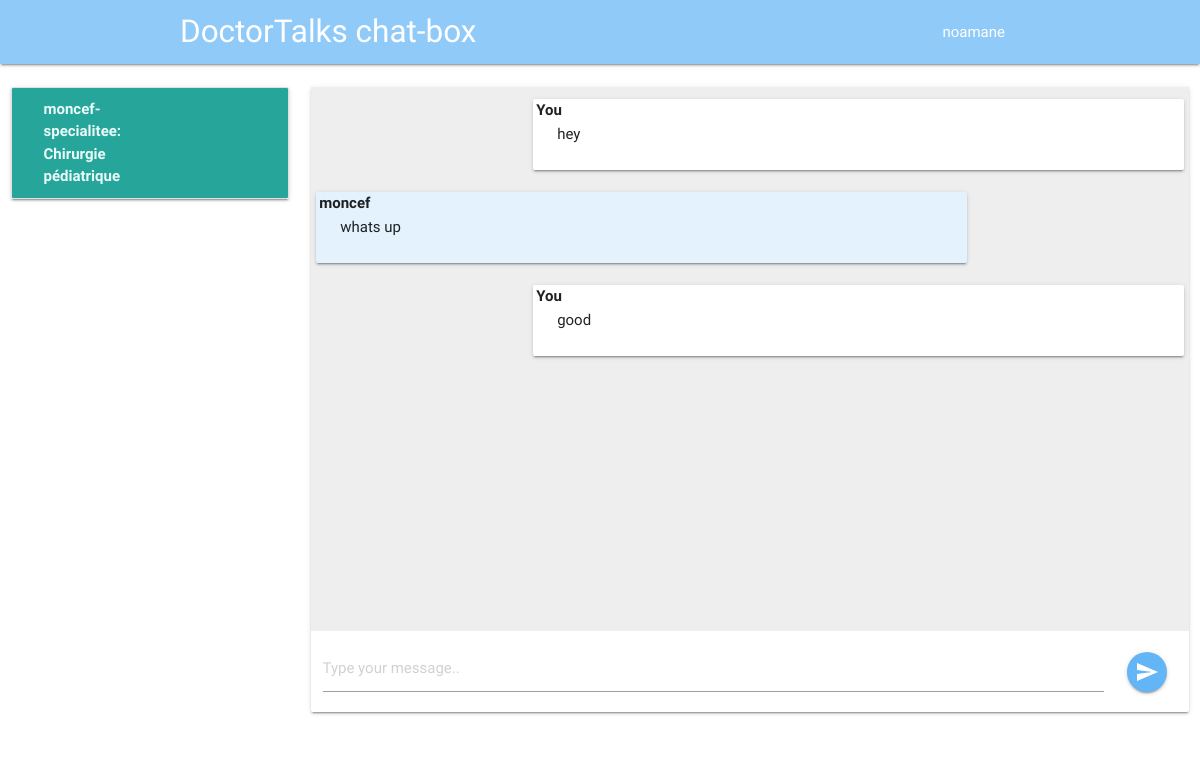
Page /chat/2/3/ (signed in) on the committed database.
### accounts/models.py (models this page shows, shortened)
class Medecin(models.Model):
    CHOICES = [
        ('Immunologie','Immunologie'),
        ('Anesthésiologie','Anesthésiologie'),
        ('Andrologie','Andrologie'),
        ('Cardiologie',' Cardiologie'),
        ('Chirurgie cardiaque',' Chirurgie cardiaque'),
        ('Chirurgie esthétique,plastique et reconstructive','Chirurgie esthétique, plastique et reconstructive'),
        ('Chirurgie générale','Chirurgie générale'),
        ('Chirurgie maxillo-faciale','Chirurgie maxillo-faciale'),
        ('Chirurgie pédiatrique','Chirurgie pédiatrique'),
        ('Chirurgie thoracique','Chirurgie thoracique'),
        ('Chirurgie vasculaire','Chirurgie vasculaire'),
        ('Neurochirurgie','Neurochirurgie'),
        ('Dermatologie','Dermatologie'),
        ('Endocrinologie','Endocrinologie'),
        ('Gastro-entérologie','Gastro-entérologie'),
        ('Gériatrie','Gériatrie'),
        ('Gynécologie','Gynécologie'),
        ('Hématologie','Hématologie'),
        ('Hépatologie','Hépatologie'),
        ('Infectiologie','Infectiologie'),
        ('Néonatologie','Néonatologie'),
        ('Néphrologie','Néphrologie'),
        ('Neurologie',' Neurologie'),
        ('Odontologie','Odontologie'),
        ('Oncologie','Oncologie'),
        ('Obstétrique','Obstétrique'),
        ('Ophtalmologie','Ophtalmologie'),
        ('Orthopédie','Orthopédie'),
        ('Oto-rhino-laryngologie','Oto-rhino-laryngologie'),
        ('Pédiatrie','Pédiatrie'),
        ('Pneumologie','Pneumologie'),
        ('Psychiatrie','Psychiatrie'),
        ('Radiologie','Radiologie'),
        ('Radiothérapie','Radiothérapie'),
        ('Rhumatologie','Rhumatologie'),
        ('Urologie','Urologie'),
    ]
    user = models.OneToOneField(User, on_delete=models.CASCADE)
    CIN=models.CharField(max_length=20)
    date_de_naissance=models.DateField()
    present = models.BooleanField(default=True)
    specialitee = models.CharField(max_length=70,choices=sorted(CHOICES, key=itemgetter(0)))
    image=models.ImageField(default=None,blank=True)
    numero=models.CharField(max_length=70)
    parcours=models.TextField(max_length=1000)
    email=models.EmailField(blank=True)

class Messages(models.Model):
    sender = models.ForeignKey(User, on_delete=models.CASCADE, related_name='sender')
    receiver = models.ForeignKey(User, on_delete=models.CASCADE, related_name='receiver')
    message = models.CharField(max_length=1200)
    timestamp = models.DateTimeField(auto_now_add=True)
    is_read = models.BooleanField(default=False)
    def __str__(self):
        return self.message
    class Meta:
        ordering = ('timestamp',)

### accounts/views.py (the view)
# urls.py: path('chat/<int:sender>/<int:receiver>/', views.message_view, name='chat'),
def message_view(request, sender, receiver):
    if not request.user.is_authenticated:
        return redirect('index')
    if request.method == "GET":
        idd = request.user.id
        u = User.objects.get(id = idd)
        p = Medecin.objects.get(user = u )
        p = p.id
        return render(request, "chat/messages.html",
                      {'users': User.objects.exclude(username=request.user.username),
                       'receiver': User.objects.get(id=receiver),
                       'Medecin': Medecin.objects.exclude(id=p),
                       'messages': Messages.objects.filter(sender_id=sender, receiver_id=receiver) |
                                   Messages.objects.filter(sender_id=receiver, receiver_id=sender)})

### templates/chat/messages.html (shortened to what this page needs)
{% extends 'chat/chat.html' %}
{% block messages %}
    {% for message in messages %}
    {% if message.sender == request.user %}
<div class="card-panel right" style="width: 75%; position: relative">
    <div style="position: absolute; top: 0; left:3px; font-weight: bolder" class="title">You</div>
    {{ message }}
</div>
    {% else %}
<div class="card-panel left blue lighten-5" style="width: 75%; position: relative">
    <div style="position: absolute; top: 0; left:3px; font-weight: bolder" class="title">{{ message.sender }}</div>
    {{ message }}
</div>
    {% endif %}
    {% endfor %}
{% endblock %}

### templates/chat/chat.html (shortened to what this page needs)
{% extends 'chat/index.html' %}
{% block body %}
<nav class="blue lighten-3">
    <div class="nav-wrapper container">
      <a href="#" class="brand-logo">DoctorTalks chat-box</a>
      <ul id="nav-mobile" class="right hide-on-med-and-down">
          <li><a href="">{{ request.user.username }}</a></li>
      </ul>
    </div>
</nav>
    <div class="section" style="height: 80vh">
    <div class="row">
        <div class="col s3">
        <div class="card">
            <div class="collection">
                {% for us in Medecin %}
                <a href="{% url 'chat' request.user.id us.user.id %}" id="user{{ user.id }}" class="collection-item row">
                    <div class="col s8">
                    <span class="title" style="font-weight: bolder">{{ us.user.username }}-
                        specialitee: {{ us.specialitee }} </span>
                    </div>
                </a>
                {% endfor %}
            </div>
        </div>
        </div>
        <div class="col s9">
            <div class="card">
            <div id="board" class="section grey lighten-3" style="height: 68vh; padding: 5px; overflow-y: scroll">
                {% block messages %}
                {% endblock %}
            </div>
            <form id="chat-box" class="form-group {% block hide %}hide{% endblock %}" method="post">
                <div class="row">
                    <div class="col s11">
                        <div class="input-field">
                            <input id="id_message" name="message" type="text" placeholder="Type your message..">
                        </div>
                    </div>
                    <div class="col s1" style="line-height: 80px">
                        <button class="btn btn-floating blue lighten-2 waves-effect waves-light"><i class="material-icons">send</i></button>
                    </div>
                </div>
            </form>
            </div>
        </div>
    </div>
    </div>
    {% load static %}
{% endblock %}

### rows in the picture
Medecin: user.username "moncef", specialitee "Chirurgie pédiatrique"
Messages: message "hey"
Messages: sender "moncef", message "whats up"
Messages: message "good"

### other values in the picture
{{ request.user.username }} "noamane"
